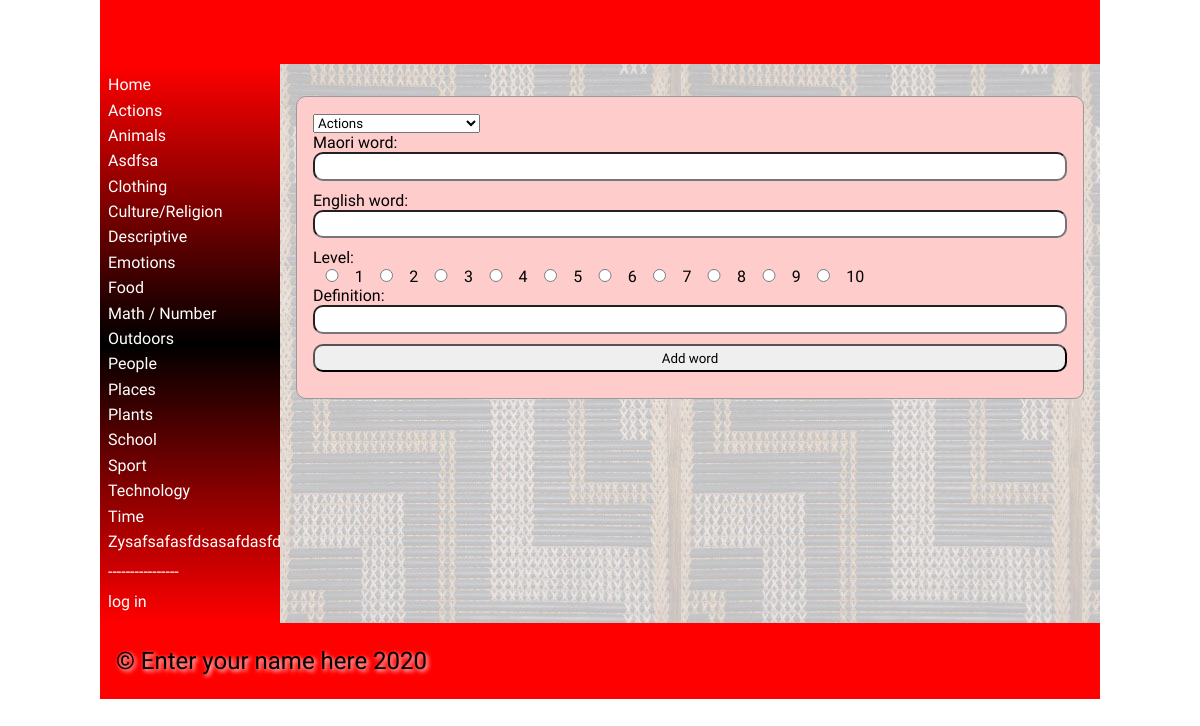
The app's page /add_words with its own data.
### tables this page shows
CREATE TABLE category
(
	id integer
		constraint category_pk
			primary key autoincrement,
	category varchar(30)
);

### app.py (the view, shortened to what this page needs)
@app.route("/add_words", methods=['POST', 'GET'])
def add_words_page():  # renders the add words page
    error = request.args.get('error')
    if error is None:
        error = ""
    return render_template("add_words.html", error=error, logged_in=is_logged_in(), categories=categories(),
                           is_admin=is_admin())

### app.py (called while the page is built)
def create_connection(db_file):  # creates the general function to connect to the database
    try:
        connection = sqlite3.connect(db_file)
        connection.execute('pragma foreign_keys=ON')
        return connection
    except Error as error:
        print(error)
    return None

def is_logged_in():  # creates the function to show if someone is logged in
    if session.get('email') is None:
        print("not logged in ")
        return False
    else:
        print("logged in")
        return True

def is_admin():  # creates the function to show if someone has admin rights
    if session.get('admin') != 1:
        print("denied")
        return redirect("/") and False
    else:
        return True

def categories():  # queries category and id columns into a list
    con = create_connection(DATABASE)
    query = "SELECT category,id FROM category ORDER BY category ASC"
    cur = con.cursor()
    cur.execute(query)
    category_list = cur.fetchall()
    con.close()
    return category_list

### templates/add_words.html (shortened to what this page needs)
{% extends 'base.html' %}
{% block main %}
<form class = "dataForm" method = "POST">
    <div class ="form-group">
        <div class = "form-element">
            <select  name ="Categories" id = "Categories" >
                {% for category in categories %}
                    <option value = "{{ category[1] }}">{{ category[0] }}</option>
                {% endfor %}
            </select>
        </div>
    </div>
    <div class ="form-group">
        <div class ="form-label">Maori word:</div>
            <div class = "form-element"><input type = "text" name ="Maori" id = "Maori" required></div>
    </div>
    <div class ="form-group">
        <div class ="form-label">English word:</div>
            <div class = "form-element"><input type = "text" name ="English" id = "English" required></div>
    </div>
    <div class ="form-group">
        <div class ="form-label">Level:</div>
        {% for i in range(10) %}
            <input type = "radio" name = "Level"  value = "{{i + 1 }}"  required>
            <label>{{ i + 1 }}</label>
        {% endfor %}
    </div>
    <div class ="form-group">
        <div class ="form-label">Definition:</div>
            <div class = "form-element"><input type = "text" name ="Definition" id = "Definition" required></div>
    </div>
    <div class ="form-group">
            <div class ="form-element"><input type = "submit" value="Add word"></div>
    </div>
</form>
{% endblock %}

### templates/base.html (shortened to what this page needs)
<!doctype html>
<html lang="en">
<head>
	<link href="{{ url_for('static', filename='css/style.css') }}" rel="stylesheet">
</head>
<body>
	<div id="container">
		<header>
			<h1>{% block heading %}{% endblock %}</h1>
		</header>
		<nav>
			<ul>
                <li><a href="\">Home</a></li>
                {% for category in categories %}
                    <li><a href="/category/{{ category[1] }}">{{ category[0] }}</a></li>
                {% endfor %}
                 <p style = "color:white;">----------------</p>
                {% if logged_in %}
                     <li><a href = "/logout">log out</a></li>
                {% else %}
                    <li><a href = "/login">log in</a></li>
                {% endif %}
			</ul>
		</nav>
		<main>
            {% block main%}{% endblock %}
        </main>
		<footer>
			<p>
				&copy; Enter your name here 2020
			</p>
		</footer>
	</div>
</body>
</html>

### static/css/style.css (style rules this page uses)
* { font-family: Comfortaa, sans-serif; margin: 0; padding: 0; box-sizing: border-box; }
#container { display: grid; grid-template-columns: 75px auto; grid-template-areas: 'nav header' 'main main' 'footer footer'; }
.dataForm input[type='radio'] { width: 5%; margin: 0px 0px; }
header { grid-area: header; background-color: #f00; padding: 1rem; }
nav { grid-area: nav; }
main { grid-area: main; padding: 1rem; background-color: #edd; }
h1, h2, h3, h4 { padding: 1rem 0; font-family: 'Suez One', serif; color: #000; text-shadow: 2px 2px 4px #fff; }
p { padding: 0.5rem 0; }
a { color: #222; }
.dataForm { margin: 1rem 0; border: 1px solid #999; padding: 1rem; background-color: #fcc; border-radius: 10px; }
.dataForm input, textarea { width: 100%; border-radius: 10px; padding: 0.3rem; margin-bottom: 10px; }
footer { grid-area: footer; padding: 1rem; background-color: #f00; }
footer p { color: #000; text-shadow: 2px 2px 4px #fff; font-size: 1.5rem; }
@media only screen and (min-width: 768px) { #container { grid-template-columns: 180px auto; grid-template-areas: 'header header' 'nav main' 'footer footer'; } }
@media only screen and (min-width: 768px) { nav { background: linear-gradient(180deg, rgba(255,0,0,1) 0%, rgba(0, 0, 0, 1) 50%, rgba(255,0,0,1) 100%); padding: 0.5rem; } }
@media only screen and (min-width: 768px) { nav ul { list-style: none; } }
@media only screen and (min-width: 768px) { nav li { padding: 0.2rem 0; } }
@media only screen and (min-width: 768px) { nav a { color: #fff; text-decoration: none; } }
@media only screen and (min-width: 768px) { main { background-image: url('/poutama.jpg'); } }
@media only screen and (min-width: 1000px) { #container { width: 1000px; margin: auto; } }

### records on screen
category: category "Actions"
category: category "Animals"
category: category "Asdfsa"
category: category "Clothing"
category: category "Culture/Religion"
category: category "Descriptive"
category: category "Emotions"
category: category "Food"
category: category "Math / Number"
category: category "Outdoors"
category: category "People"
category: category "Places"
category: category "Plants"
category: category "School"
category: category "Sport"
category: category "Technology"
category: category "Time"
category: category "Zysafsafasfdsasafdasfd"

### other values on screen
{{ i + 1 }} "1" "2" "3" "4" "5" "6" "7" "8" "9" "10"
form field Categories "Actions"
